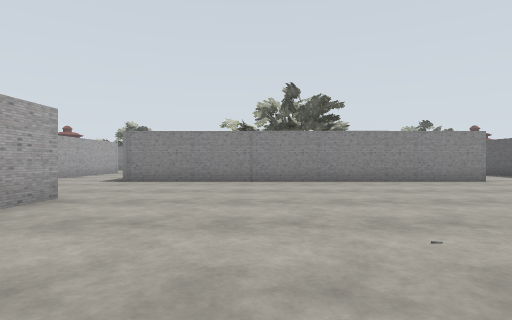
View 1 (above)

24 first-person views from a walk through a world built for the Gazebo simulator. The camera is 1.2 m above the floor, looks level and sees 80° across. The floor is counted in squares, 2 m on a side. Each view is taken from the middle of a square. On the plan, view 1 faces up. The plan holds only what a view shows up to about 9 squares ahead; the rest is blank. Simple shapes stand in for some stock models. Some surface patterns are stand-ins.

View 2
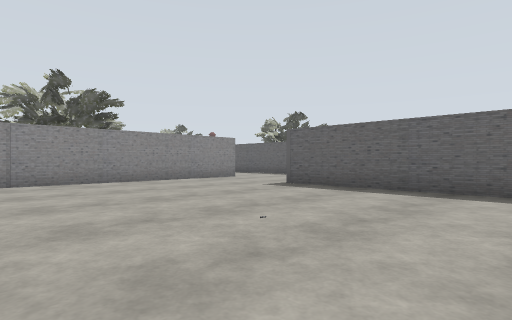

View 3
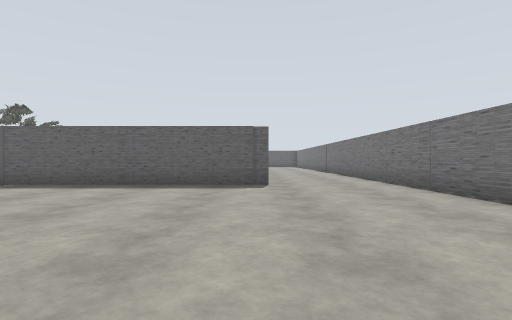

View 4
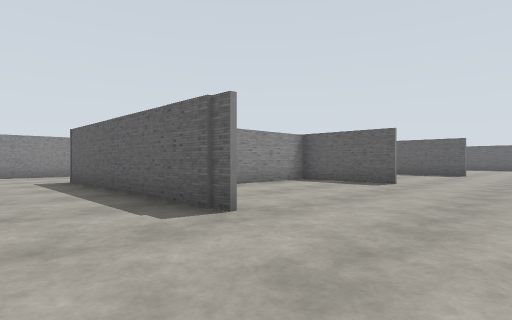

View 5
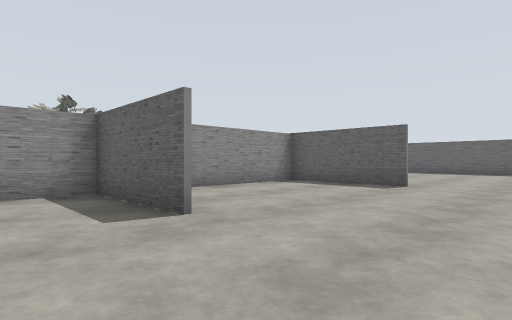

View 6
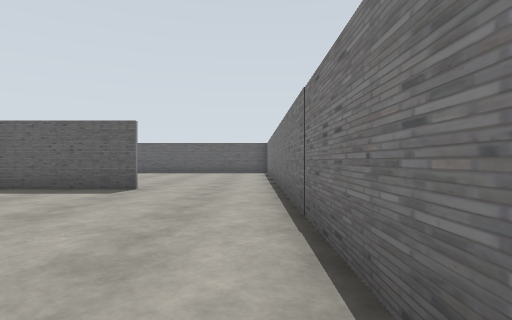

View 7
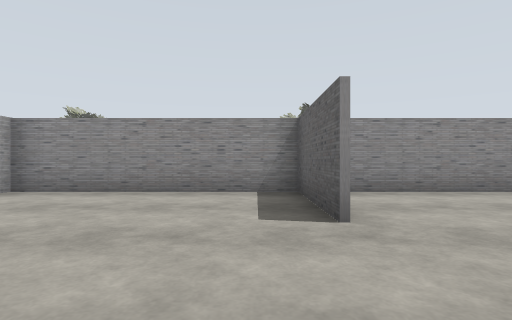

View 8
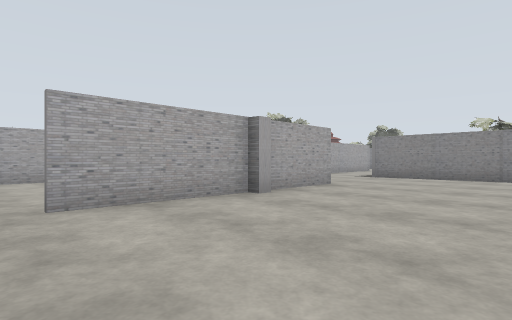

View 9
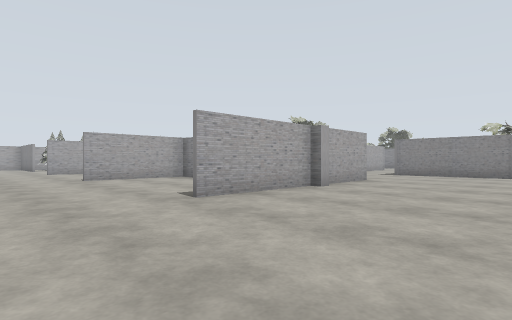

View 10
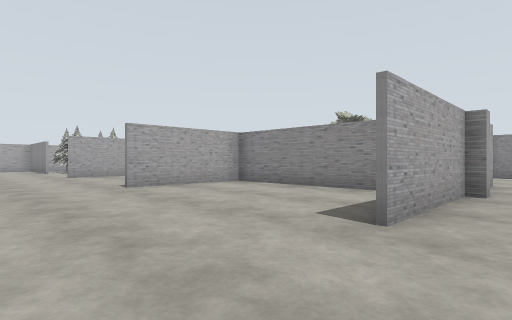

View 11
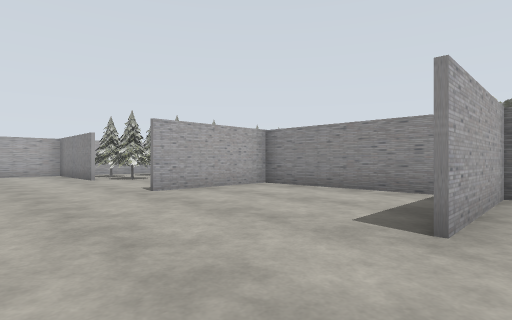

View 12
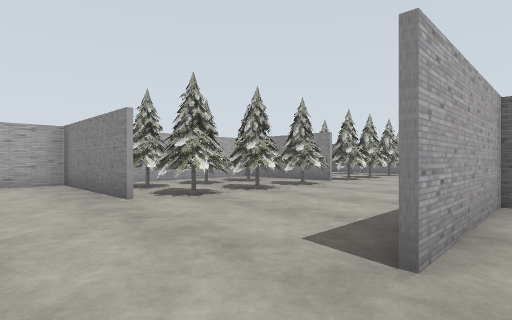

View 13
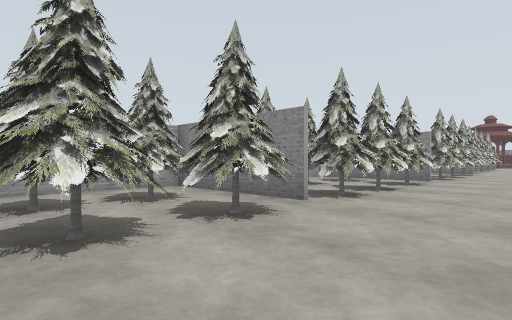

View 14
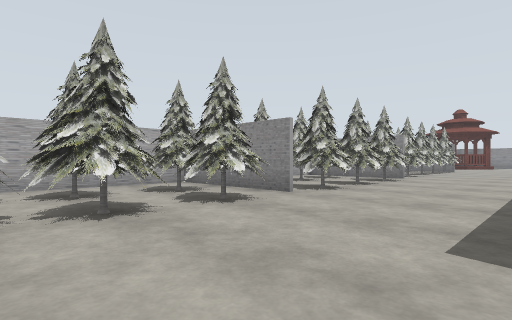

View 15
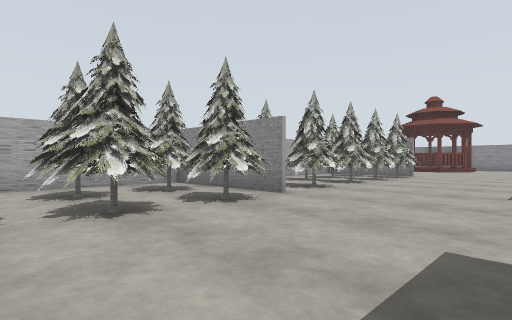

View 16
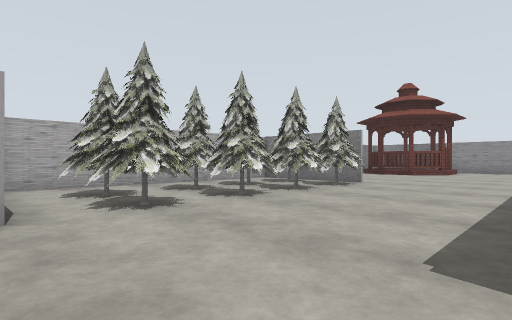

View 17
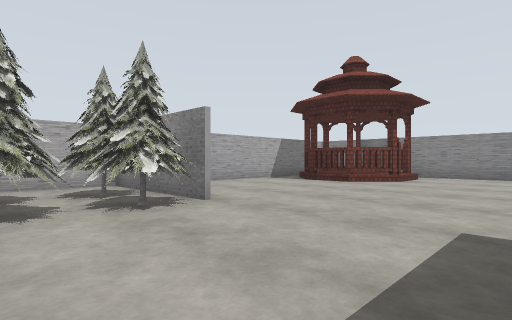

View 18
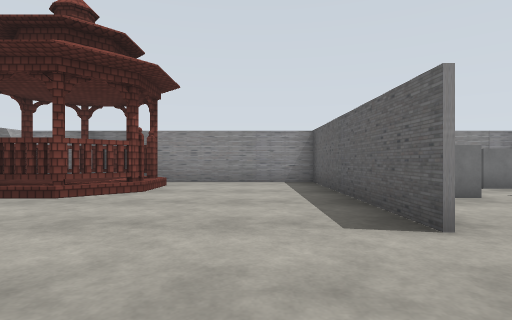

View 19
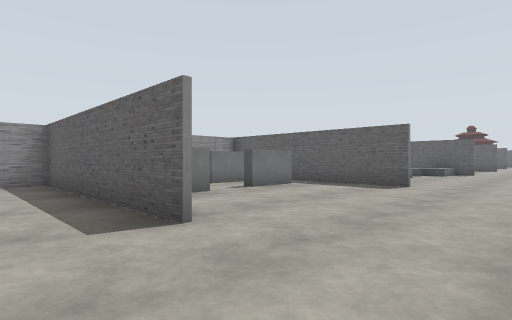

View 20
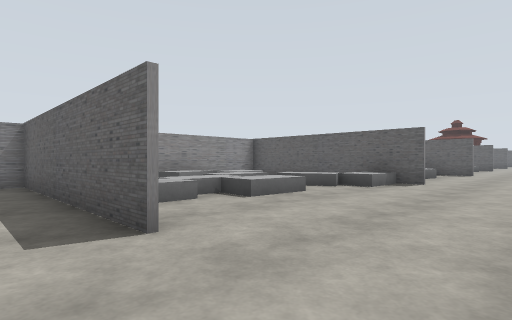

View 21
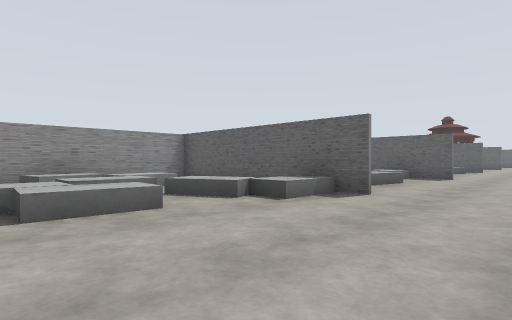

View 22
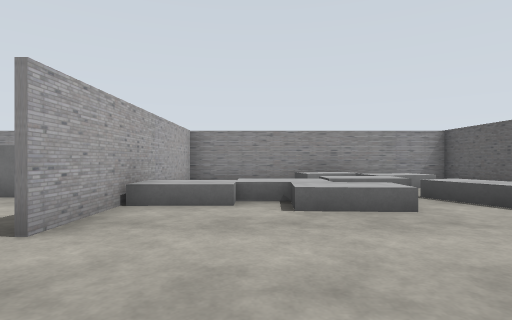

View 23
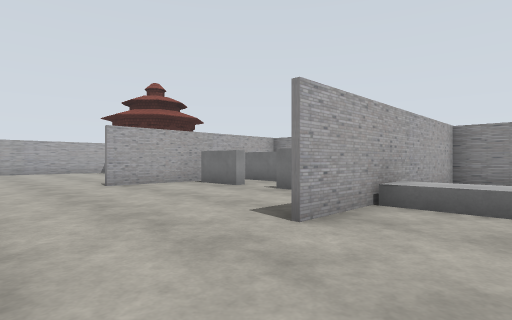

View 24
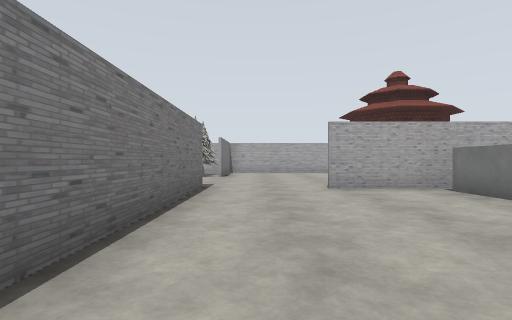

### Floor plan
Points are (right, up) in squares from view 1. A wall is a line through its corners. A room is listed if a view was taken in it or the views show most of it. See-through windows are left out.
Room 1 (views 1, 2, 3, 4, 5, 6, 7, 8, 9, 10)
walls: (5.2, -1.4) (5.2, 5.1); (2.1, -4.5) (7, -4.5); (10.8, -1.1) (10.8, 1.8); (-3.1, 1.9) (-3.1, -1.2); (6.4, 8.4) (-3.6, 8.4); (-3.1, 4.9) (-3.1, 2.5); (10.6, -4.5) (16.6, -4.5); (16.2, -1.6) (16.2, 1.7) (5.4, 1.7)
ways out: opening at (-6, 7.2) to room 2; opening at (-3, -3) to room 2; opening at (7, 7); opening at (17, -3)
Room 2 (views 11, 12, 13, 14, 15, 16, 17, 18, 19, 20, 21, 22, 23, 24)
walls: (-18.1, 16.2) (-21.2, 16.2) (-21.2, 12.6); (-13.9, 23.8) (-8.4, 23.8); (-21.2, 10.5) (-21.2, 6.6); (-17.6, 4.7) (-21.2, 4.7) (-21.2, 0.5); (-13.5, 26.5) (-13.5, 32.2) (-17.2, 32.2); (-21.2, 23.7) (-21.2, 16.6); (-7.9, 26.3) (-7.9, 32.3); (-13.5, 2) (-13.5, -1.4); (-8.6, 2) (-8.6, -1.4); (-9.5, 1.7) (-13.6, 1.7); (-13.4, 30) (-13.4, 26.5); (-4.5, 1.7) (-8.6, 1.7); (-0.9, 26.3) (-0.9, 32.2) (-8.9, 32.2); (-17.6, -1.1) (-21.2, -1.1) (-21.2, -2.4); (-7.8, 32.3) (-7.8, 26.3); (-19.6, 32.2) (-20.6, 32.2)
low walls: (-20.4, 10.5) (-21.2, 10.5); (-18.9, 23.7) (-21.2, 23.7)
ways out: opening at (-6, 7.2) to room 1; opening at (-3, -3) to room 1; opening at (-2, 24.5)
objects: pine tree (-20, 0) to (-19, 1); pine tree (-20, 2) to (-19, 2); pine tree (-20, 3) to (-19, 4); pine tree (-20, 6) to (-19, 7); pine tree (-20, 8) to (-19, 8); pine tree (-20, 9) to (-19, 10); pine tree (-20, 11) to (-19, 12); pine tree (-20, 13) to (-19, 14); pine tree (-20, 15) to (-19, 15); pine tree (-20, 17) to (-19, 18); pine tree (-20, 19) to (-20, 20); other object (-20, 21) to (-20, 22); pine tree (-20, 23); pavilion (-20, 29) to (-17, 32); pine tree (-19, 17) to (-18, 19); pine tree (-19, 19) to (-18, 20); pine tree (-19, 21) to (-18, 22); pine tree (-19, 23) to (-18, 23); pine tree (-18, 0) to (-17, 1); pine tree (-18, 2) to (-17, 2); pine tree (-18, 3) to (-17, 4); pine tree (-18, 6) to (-17, 6); pine tree (-18, 7) to (-17, 8); pine tree (-18, 9) to (-17, 9); pine tree (-18, 11) to (-17, 12); pine tree (-18, 13) to (-17, 14); pine tree (-18, 15) to (-17, 15); grey box (-13, 29) to (-12, 29); grey box (-12, 31); grey box (-10, 29) to (-9, 29); grey box (-10, 31) to (-9, 31); grey box (-7, 28) to (-7, 29); grey box (-6, 29) to (-5, 29); grey box (-5, 28) to (-4, 28); grey box (-5, 29) to (-4, 30); grey box (-5, 31) to (-4, 32); grey box (-3, 28) to (-2, 29); grey box (-3, 30) to (-2, 31); grey box (-2, 27) to (-2, 28)

Positions as (right, up) in squares from view 1, and headings:
1: (0, 0), facing up
2: (-1, 0), facing up-right
3: (-2, -1), facing right
4: (3, -4), facing up-right
5: (9, -4), facing up-right
6: (10, -4), facing right
7: (10, -4), facing up
8: (1, -2), facing up-left
9: (1, -4), facing up-left
10: (-2, -4), facing up-left
11: (-8, -4), facing up-left
12: (-13, -3), facing up-left
13: (-15, 1), facing up-left
14: (-14, 6), facing up-left
15: (-14, 12), facing up-left
16: (-14, 16), facing up-left
17: (-14, 21), facing up-left
18: (-15, 24), facing up
19: (-15, 24), facing up-right
20: (-9, 24), facing up-right
21: (-6, 24), facing up-right
22: (-6, 24), facing up
23: (-6, 24), facing up-left
24: (-7, 25), facing left
